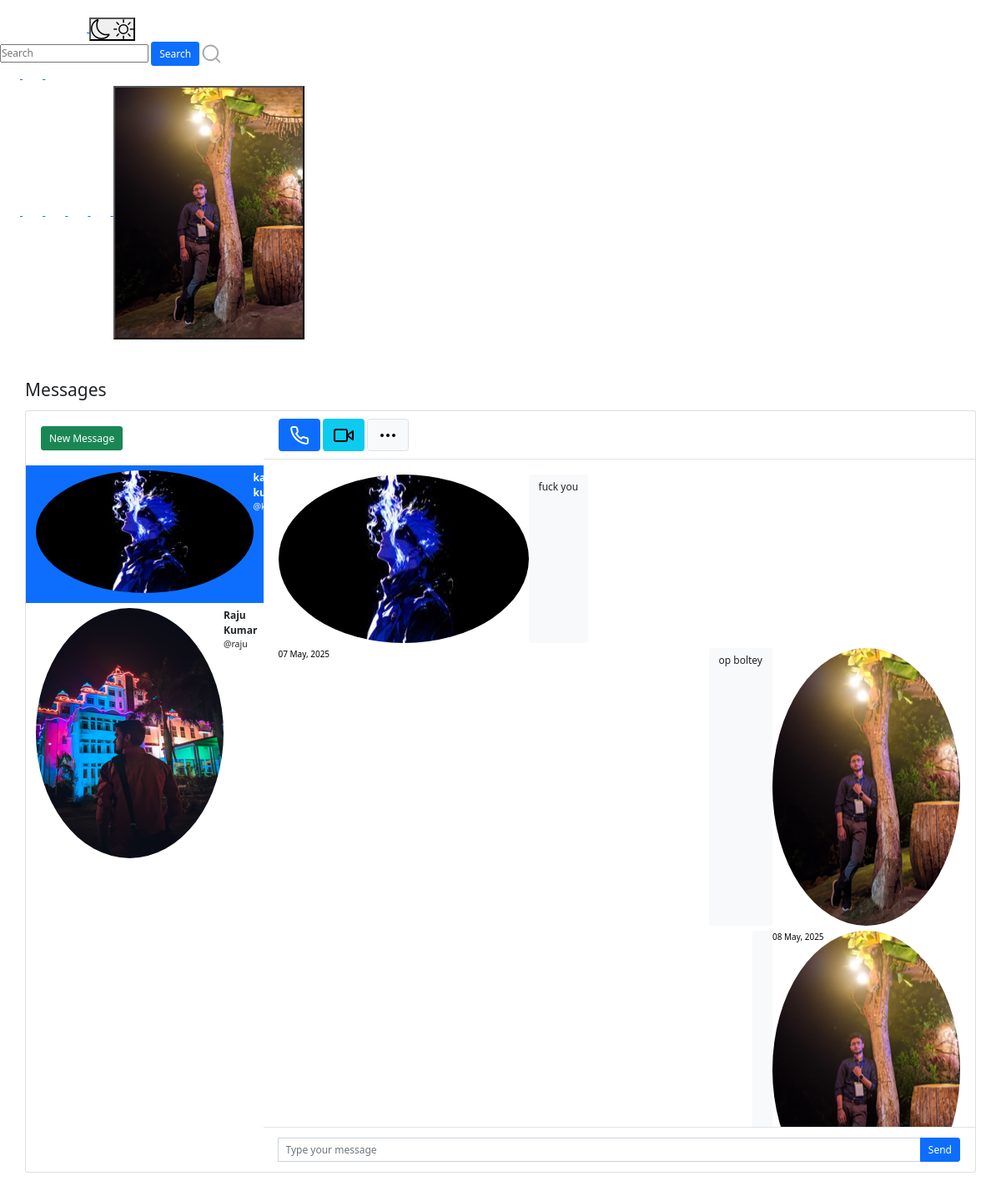
The app's page /message/ (signed in) with its own data.
### userauths/models.py (models this page shows, shortened)
class Profile(models.Model):
    user = models.OneToOneField(User, related_name='profile', on_delete=models.CASCADE)
    image = models.ImageField(upload_to="profile_pciture", null=True, default="default.jpg")
    first_name = models.CharField(max_length=200, null=True, blank=True)
    last_name = models.CharField(max_length=200, null=True, blank=True)
    bio = models.CharField(max_length=200, null=True, blank=True)
    location = models.CharField(max_length=200, null=True, blank=True)
    url = models.URLField(max_length=200, null=True, blank=True)
    favourite = models.ManyToManyField(Post, blank=True)

### directs/models.py (models this page shows, shortened)
class Message(models.Model):
    user = models.ForeignKey(User, on_delete=models.CASCADE, related_name="user")
    sender = models.ForeignKey(User, on_delete=models.CASCADE, related_name="from_user")
    reciepient = models.ForeignKey(User, on_delete=models.CASCADE, related_name="to_user")
    body = models.TextField(null=True)
    date = models.DateTimeField(auto_now_add=True)
    is_read = models.BooleanField(default=False)
    def get_message(user):
        users = []
        messages = Message.objects.filter(user=user).values('reciepient').annotate(last=Max('date')).order_by('-last')
        for message in messages:
            users.append({
                'user': User.objects.get(pk=message['reciepient']),
                'last': message['last'],
                'unread': Message.objects.filter(user=user, reciepient__pk=message['reciepient'], is_read=False).count()
            })
        return users

### directs/views.py (the view)
# urls.py: path('', inbox, name="message"),
@login_required
def inbox(request):
    user = request.user
    messages = Message.get_message(user=request.user)
    active_direct = None
    directs = None
    profile = get_object_or_404(Profile, user=user)
    if messages:
        message = messages[0]
        active_direct = message['user'].username
        directs = Message.objects.filter(user=request.user, reciepient=message['user'])
        directs.update(is_read=True)
        for message in messages:
            if message['user'].username == active_direct:
                message['unread'] = 0
    context = {
        'directs':directs,
        'messages': messages,
        'active_direct': active_direct,
        'profile': profile,
    }
    return render(request, 'directs/direct.html', context)

### templates/directs/direct.html (shortened to what this page needs)
{% extends 'base.html' %}
{% load static %}
{% block content %}
<head>
	<link href="https://cdn.jsdelivr.net/npm/bootstrap@5.1.3/dist/css/bootstrap.min.css" rel="stylesheet">
</head>
<br><br>
<main class="conetent">
    <div class="container p-0">
		<h1 class="h3 mb-3">Messages</h1>
		<div class="card">
			<div class="row g-0">
				<div class="col-12 col-lg-12 col-xl-3 border-right chat-messages" >
					<div class="px-4 d-none d-md-block">
						<div class="d-flex align-items-center">
							<div class="flex-grow-1">
								<a href="{% url 'search-users' %}" class="btn btn-success mt-4 mb-4">New Message</a>
							</div>
						</div>
					</div>
					{% for message in messages %}
					<a href="{% url 'directs' message.user.username %}" class="list-group-item list-group-item-action border-0 {% if active_direct == message.user.username %}active{% endif %}">
						<div class="d-flex align-items-start pb-2">
								<img src="{{ message.user.profile.image.url }}" class="rounded-circle mr-1" alt="img" width="40" height="40">
							<div class="flex-grow-1 ml-6">
								<b>{{message.user.profile.first_name}} {{message.user.profile.last_name}}</b>
								<div class="small"> @{{message.user.username}}</div>
							</div>
						</div>
					</a>
					{% endfor %}
				</div>
				<div class="col-12 col-lg-7 col-xl-9">
					<div class="py-2 px-4 border-bottom d-none d-lg-block">
						<div class="d-flex align-items-center py-1">
							<div>
								<button class="btn btn-primary btn-lg mr-1 px-3"></button>
								<button class="btn btn-info btn-lg mr-1 px-3 d-none d-md-inline-block"></button>
								<button class="btn btn-light border btn-lg px-3"></button>
							</div>
						</div>
					</div>
					<div class="position-relative">
						<div class="chat-messages p-4">
									{% for direct in directs %}
										{% if direct.sender == request.user %}
											<div class="chat-message-right pb-2">
												<div>
													<a href=""><img src="{{ direct.sender.profile.image.url }}" class="rounded-circle mr-1" alt="img" width="40" height="40"></a>
													<div class="text-muted small text-nowrap mt-2" style="font-size:10px; color: rgba(180, 180, 180, 0);"><p style="font-size:10px; color: black;">{{direct.date|date:"d M, Y"}}</p></div>
												</div>
												<div class="flex-shrink-1 bg-light rounded py-2 px-3 ml-3">
													{{direct.body}}
												</div>
											</div>
										{% else %}
											<div class="chat-message-left pb-2">
												<div>
													<a href=""><img src="{{ direct.sender.profile.image.url }}" class="rounded-circle mr-1" alt="img" width="40" height="40"></a>
													<div class="text-muted small text-nowrap mt-2" style="font-size:10px; color: rgba(180, 180, 180, 0);"><p style="font-size:10px; color: black;">{{direct.date|date:"d M, Y"}}</p></div>
												</div>
												<div class="flex-shrink-1 bg-light rounded py-2 px-3 ml-3">
													{{direct.body}}
												</div>
											</div>
										{% endif %}
									{% endfor %}
						</div>
					</div>
						<div class="flex-grow-0 py-3 px-4 border-top">
							<form method="POST" action="{% url 'send-directs' %}" role="form">
								<div class="input-group">
									<input name="body" type="text" class="form-control" placeholder="Type your message">
									<button class="btn btn-primary" type="submit">Send</button>
								</div>
							</form>
						</div>
				</div>
			</div>
		</div>
	</div>
</main>
</html>
{% endblock content %}

### templates/base.html (shortened to what this page needs)
{% load static %}
<!DOCTYPE html>
<html lang="en">
<head>
  <link rel="stylesheet" href="https://cdn.jsdelivr.net/npm/bootstrap-icons@1.8.1/font/bootstrap-icons.css">
  <link href="https://cdn.jsdelivr.net/npm/bootstrap@5.1.3/dist/css/bootstrap.min.css" rel="stylesheet"
>
  <link rel="stylesheet" type="text/css" href="{% static 'assets1/style.css' %}">
</head>
<body>
  <header class="header">
    <nav class="header__content">
      <div class="header__buttons">
        <a href="{% url 'index' %}" class="header__home">
        </a>
        <button class="header__theme-button" title="Toggle Theme">
        </button>
      </div>
      <form action="" method="GET">
        <div class="header__search">
          <input type="text" placeholder="Search" name="q" value="{{ request.GET.q }}">
          <button class="btn btn-primary" type="submit">Search</button>
        </div>
      </form>
      <div class="header__buttons header__buttons--mobile">
        <a href="{% url 'newpost' %}">
        </a>
        <a href="#">
        </a>
        <a href="">
        </a>
      </div>
      <div class="header__buttons header__buttons--desktop">
        <a href="{% url 'newpost' %}">
        </a>
        <a href="{% url 'index' %}">
        </a>
        <a href="">
        </a>
        <a href="#">
        </a>
        <span>
          <a href="">
          </a>
        </span>
        <a href="">
          <button class="profile-button">
            <a href="">
              <div class="profile-button__picture">
                <img src="{{request.user.profile.image.url}}" alt="User Picture">
              </div>
            </a>
          </button>
        </a>
      </div>
    </nav>
  </header>
  {% block content %}
  {% endblock content %}
</body>
</html>

### static/assets2/style.css (style rules this page uses)
*, *::before, *::after { margin: 0; padding: 0; box-sizing: inherit; }
html { font-size: 12px; box-sizing: border-box; }
img { width: 100%; max-width: 100%; height: 100%; }
a { text-decoration: none; }
body { background-color: #fafafa; }
.container { width: 100%; max-width: 93.5rem; margin: 1rem auto 0; }

### templates/directs/direct.html (style rules this page uses)
body { margin-top:20px; }
.chat-messages { display: flex; flex-direction: column; max-height: 800px; overflow-y: scroll }
.chat-message-left, .chat-message-right { display: flex; flex-shrink: 0 }
.chat-message-left { margin-right: auto }
.chat-message-right { flex-direction: row-reverse; margin-left: auto }
.py-3 { padding-top: 1rem!important; padding-bottom: 1rem!important; }
.px-4 { padding-right: 1.5rem!important; padding-left: 1.5rem!important; }
.flex-grow-0 { flex-grow: 0!important; }
.border-top { border-top: 1px solid #dee2e6!important; }

### records on screen
Message: sender.profile.image (picture), date "07 May, 2025", body "fuck you"
Message: sender.profile.image (picture), date "08 May, 2025", body "op boltey"
Message: sender.profile.image (picture)

### other values on screen
{{ message.user.profile.first_name }} "Raju"
{{ message.user.profile.last_name }} "Kumar"
{{ message.user.username }} "raju"
